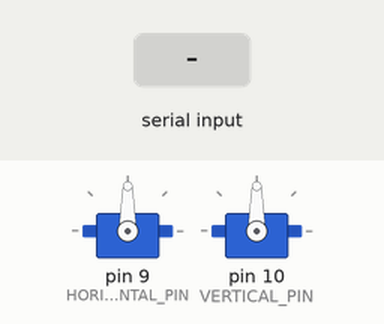
This sketch was run on a simulated Arduino Uno, built with avr-gcc and run on an emulated ATmega328P. On the bench: 2 × servo. The inputs (shaded band) are chosen by the test bench. What the sketch prints to the serial monitor is not drawn.

Above: at 1.2 s.
1.3 s: "TRACK,,45\n" received over Serial
2.8 s: "PING\n" received over Serial
Timing chart, 0 to 5.8 s (numbered marks = the images above; inputs shaded):
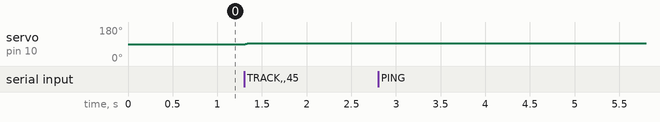

The sketch:

turret_vision.ino
```cpp
#include <Servo.h>

// Servo signal pins
const int HORIZONTAL_PIN = 9;
const int VERTICAL_PIN = 10;

Servo horizontalServo;
Servo verticalServo;

// Safe software limits for initial testing
const int H_MIN = 20;
const int H_MAX = 160;
const int V_MIN = 45;
const int V_MAX = 135;

// Image tracking settings
const float X_GAIN = 0.12;
const float Y_GAIN = 0.12;
const int DEADZONE = 12;

// Smoothing: smaller means smoother, slower movement
const float SMOOTHING = 0.20;

// Current and desired angles
float currentH = 90;
float currentV = 90;
float targetH = 90;
float targetV = 90;

void setup() {
  Serial.begin(9600);
  Serial.setTimeout(10);

  horizontalServo.attach(HORIZONTAL_PIN);
  verticalServo.attach(VERTICAL_PIN);

  horizontalServo.write(90);
  verticalServo.write(90);

  Serial.println("TURRET_READY");
}

void loop() {
  // Read tracking commands from Python
  if (Serial.available()) {
    String command = Serial.readStringUntil('\n');
    command.trim();

    if (command == "PING") {
      Serial.println("PONG");
    }
    else if (command.startsWith("TRACK,")) {
      int comma = command.indexOf(',', 6);

      if (comma > 0) {
        float offsetX =
            command.substring(6, comma).toFloat();

        float offsetY =
            command.substring(comma + 1).toFloat();

        // Ignore small errors near image center
        if (abs(offsetX) < DEADZONE) {
          offsetX = 0;
        }

        if (abs(offsetY) < DEADZONE) {
          offsetY = 0;
        }

        // Convert pixel offsets into servo angles.
        // Direction may need reversing after physical testing.
        targetH = 90 - offsetX * X_GAIN;
        targetV = 90 + offsetY * Y_GAIN;

        // Enforce angle limits
        targetH = constrain(targetH, H_MIN, H_MAX);
        targetV = constrain(targetV, V_MIN, V_MAX);

        // Report calculated angles to Python
        Serial.print("ANGLES,");
        Serial.print(targetH, 1);
        Serial.print(",");
        Serial.println(targetV, 1);
      }
    }
  }

  // Smoothly approach the target angles
  currentH += (targetH - currentH) * SMOOTHING;
  currentV += (targetV - currentV) * SMOOTHING;

  // Send positions to servo control pins
  horizontalServo.write((int)(currentH + 0.5));
  verticalServo.write((int)(currentV + 0.5));

  delay(10);
}
```

Measured:
- after the input at 1.3 s, servo on pin 10 (VERTICAL_PIN): 90° → 95° at once
- after the input at 2.8 s, every drawn part: stays the same
